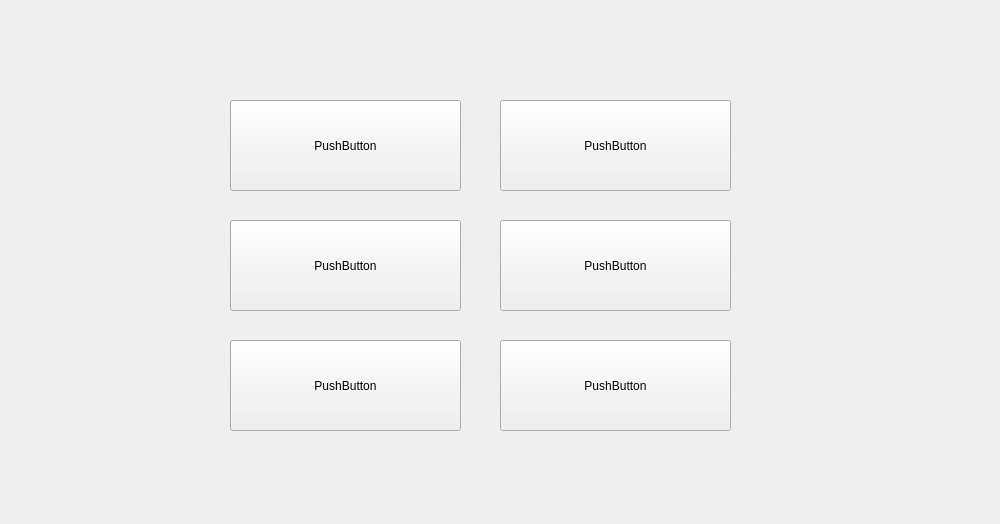
<?xml version="1.0" encoding="UTF-8"?>
<ui version="4.0">
 <class>archive</class>
 <widget class="QWidget" name="archive">
  <property name="geometry">
   <rect>
    <x>0</x>
    <y>0</y>
    <width>1000</width>
    <height>524</height>
   </rect>
  </property>
  <property name="windowTitle">
   <string>Form</string>
  </property>
  <widget class="QPushButton" name="pushButton_1">
   <property name="geometry">
    <rect>
     <x>230</x>
     <y>100</y>
     <width>231</width>
     <height>91</height>
    </rect>
   </property>
   <property name="cursor">
    <cursorShape>PointingHandCursor</cursorShape>
   </property>
   <property name="text">
    <string>PushButton</string>
   </property>
  </widget>
  <widget class="QPushButton" name="pushButton_2">
   <property name="geometry">
    <rect>
     <x>500</x>
     <y>100</y>
     <width>231</width>
     <height>91</height>
    </rect>
   </property>
   <property name="cursor">
    <cursorShape>PointingHandCursor</cursorShape>
   </property>
   <property name="text">
    <string>PushButton</string>
   </property>
  </widget>
  <widget class="QPushButton" name="pushButton_3">
   <property name="geometry">
    <rect>
     <x>500</x>
     <y>220</y>
     <width>231</width>
     <height>91</height>
    </rect>
   </property>
   <property name="cursor">
    <cursorShape>PointingHandCursor</cursorShape>
   </property>
   <property name="text">
    <string>PushButton</string>
   </property>
  </widget>
  <widget class="QPushButton" name="pushButton_4">
   <property name="geometry">
    <rect>
     <x>230</x>
     <y>220</y>
     <width>231</width>
     <height>91</height>
    </rect>
   </property>
   <property name="cursor">
    <cursorShape>PointingHandCursor</cursorShape>
   </property>
   <property name="text">
    <string>PushButton</string>
   </property>
  </widget>
  <widget class="QPushButton" name="pushButton_5">
   <property name="geometry">
    <rect>
     <x>500</x>
     <y>340</y>
     <width>231</width>
     <height>91</height>
    </rect>
   </property>
   <property name="cursor">
    <cursorShape>PointingHandCursor</cursorShape>
   </property>
   <property name="text">
    <string>PushButton</string>
   </property>
  </widget>
  <widget class="QPushButton" name="pushButton_6">
   <property name="geometry">
    <rect>
     <x>230</x>
     <y>340</y>
     <width>231</width>
     <height>91</height>
    </rect>
   </property>
   <property name="cursor">
    <cursorShape>PointingHandCursor</cursorShape>
   </property>
   <property name="text">
    <string>PushButton</string>
   </property>
  </widget>
 </widget>
 <resources/>
 <connections/>
</ui>
